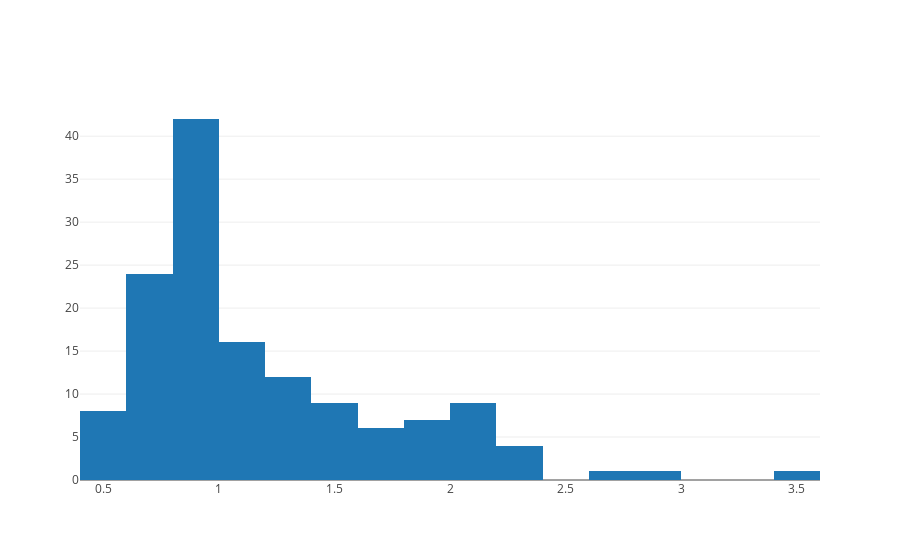

This figure's notebook cell:
### Code cell
# histogoram 
# using cals_per_oz column's value.
print('basic histogram base on cals_per_oz')
data1 = [go.Histogram(x=df.cals_per_oz)]
iplot(data1, filename='basic histogram')

### Figure 1 — Plotly figure (JSON) as saved in the notebook; plotly's stock layout.template omitted (floating-point values rounded to 4 significant figures; data arrays with more than 128 entries replaced by an {"elided": "..."} marker saying what was removed)
{"data": [{"type": "histogram", "uid": "e68fb948-795e-4461-bf36-371fb3bcdb38", "x": {"elided": "140 str values"}}], "layout": {}}
